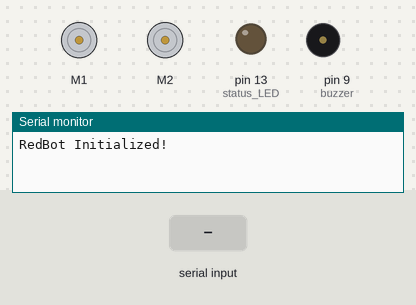
Recording of a sketch running on a simulated Arduino Uno, built with avr-gcc and run on an emulated ATmega328P. On the bench: 2 × DC motor (green arrow = forward, orange = backward, longer = faster), output pins drawn as LEDs (lit = HIGH), buzzer (waves = sounding), the last lines printed to the serial monitor. The test bench sets the inputs (shaded band).

Above: at 1.6 s.
1.7 s: "A" received over Serial
At 2.6 s:
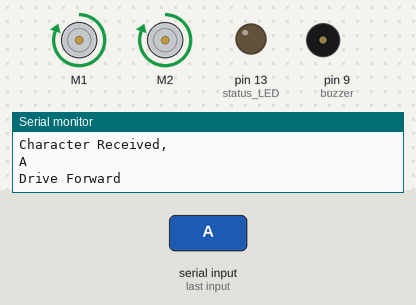
3.2 s: "B" received over the second serial link
At 3.7 s:
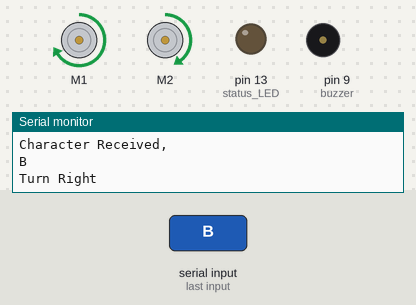
4.7 s: "C" received over Serial
At 5.9 s:
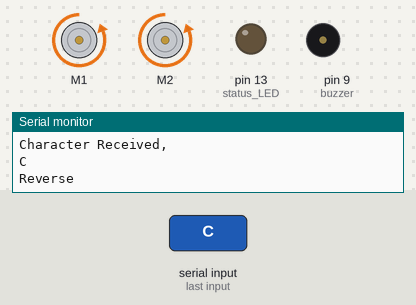
6.2 s: "D" received over the second serial link
At 7.2 s:
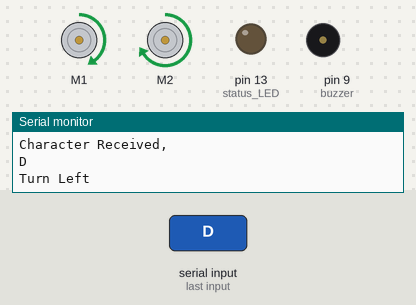
7.7 s: "J" received over Serial
At 8.4 s:
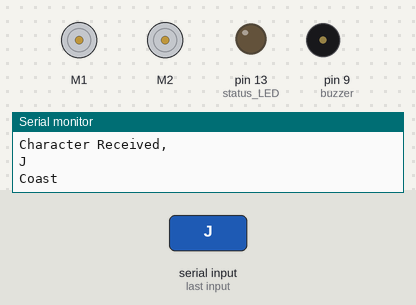
9.2 s: "X" received over the second serial link
At 9.42 s:
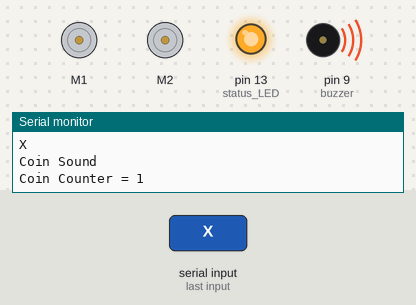
Timing chart, 0 to 12.1 s (numbered marks = the images above; inputs shaded):
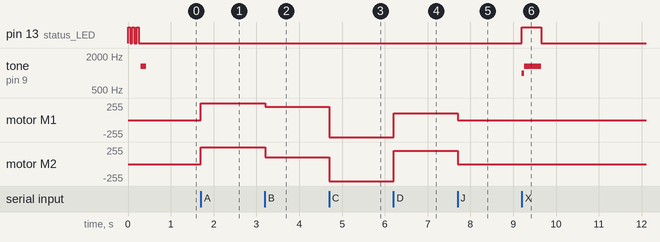

Measured:
- after the input at 1.7 s, motor M1, motor M2: stopped → forward 255/255 at once
- after the input at 3.2 s, motor M1: forward 255/255 → forward 199/255 at once; motor M2: forward 255/255 → forward 99/255 at once
- after the input at 4.7 s, motor M1: forward 199/255 → backward 255/255 at once; motor M2: forward 99/255 → backward 255/255 at once
- after the input at 6.2 s, motor M1: backward 255/255 → forward 99/255 at once; motor M2: backward 255/255 → forward 199/255 at once
- after the input at 7.7 s, motor M1: forward 99/255 → stopped at once; motor M2: forward 199/255 → stopped at once
- after the input at 9.2 s, pin 13 (status_LED): LOW → HIGH at once, → LOW 0.45 s later; tone on pin 9 (buzzer): silent → 988 Hz at once, → 1319 Hz 0.05 s later, → silent 0.40 s later

The sketch:

4_2_Full_Robot_Control_ATmega328P_Audio.ino
```cpp
// (licence header left out)
#include "pitches.h" //include pitches.h from tab

#include <RedBot.h>  //include RedBot library
RedBotMotors motors; //make instance of RedBot

char c_data;  // variable for holding incoming data from XBee to Arduino

// We'll use RedBot SoftwareSerial to communicate with the XBee:
// For Atmega328P's
// XBee's DOUT (TX) is connected to pin 14 (Arduino's Software RX)
// XBee's DIN (RX) is connected to pin 15 (Arduino's Software TX)
#include <RedBotSoftwareSerial.h>
RedBotSoftwareSerial RedBotXBee; //make instance of Software Serial, pins     defined already in modified Software Serial Library

//LED to check if the LED is initialized.
const int status_LED = 13;
int coin_counter = 0;//counter for coins and 1-up

void setup() {
  // Set up both ports at 9600 baud. This value is most important
  // for the XBee. Make sure the baud rate matches the config
  // setting of your XBee.
  RedBotXBee.begin(9600);// Initialize SW for XBee for receiving serial
  Serial.begin(9600);// Initialize HW for Serial Monitor for DEBUGGING

  //Status LED to see if the RedBot is initializing
  pinMode(status_LED, OUTPUT);
  for (int i = 0; i < 3; i++) {
    digitalWrite(status_LED, HIGH);//set Status LED on
    delay(50);
    digitalWrite(status_LED, LOW); //set Status LED off
    delay(50);
  }

  pinMode(9, OUTPUT); //buzzer

  tone(9, NOTE_E6, 125);
  delay(130);
  noTone(9);

  Serial.println("RedBot Initialized!");
}//end setup

void loop() {

  if (RedBotXBee.available() || Serial.available()) {
    if (RedBotXBee.available()) {
      c_data = RedBotXBee.read();//store received value from XBee into variable
    }

    else if (Serial.available()) {
      c_data = Serial.read();//store received value from Serial Monitor into variable
    }

    Serial.println("Character Received, ");
    Serial.write(c_data);//send it out to serial monitor
    Serial.println();
    digitalWrite(status_LED, HIGH); //turn ON Status LED
    //delayMicroseconds(500);//add short delay for LED for feedback, this can be commented out if it is affecting performance

    if (c_data == 'A') {
      Serial.println("Drive Forward");
      RedBotXBee.write('A');
      digitalWrite(status_LED, HIGH); //turn ON Status LED

      motors.drive(255); //forward
    }
    else if (c_data == 'B') {
      Serial.println("Turn Right");
      RedBotXBee.write('B');
      digitalWrite(status_LED, HIGH); //turn ON Status LED

      motors.leftMotor(-200); // Turn on left motor power (motorPower = )
      motors.rightMotor(100); // Turn on right motor power (motorPower = )
    }
    else if (c_data == 'C') {
      Serial.println("Reverse");
      RedBotXBee.write('C');
      digitalWrite(status_LED, HIGH); //turn ON Status LED

      motors.drive(-255); //reverse
    }
    else if (c_data == 'D') {
      Serial.println("Turn Left");
      RedBotXBee.write('D');
      digitalWrite(status_LED, HIGH); //turn ON Status LED

      motors.leftMotor(-100); // Turn on left motor power (motorPower = )
      motors.rightMotor(200); // Turn on right motor power (motorPower = )
    }
    else if (c_data == 'J') {
      Serial.println("Coast");
      RedBotXBee.write('J');
      digitalWrite(status_LED, HIGH); //turn ON Status LED
      motors.coast();
    }
    else if (c_data == 'K') {
      Serial.println("Stop");
      RedBotXBee.write('K');
      digitalWrite(status_LED, HIGH); //turn ON Status LED
      motors.stop();
    }
    else if (c_data == 'X') {
      // Play coin sound
      Serial.println("Coin Sound");


      if (coin_counter < 100) {
        coin_counter = coin_counter + 1; //add 1 coin
        Serial.print("Coin Counter = ");
        Serial.println(coin_counter);
        RedBotXBee.write('X');

        digitalWrite(status_LED, HIGH);  // turn the LED on

        tone(9, NOTE_B5, 100);
        delay(50);
        tone(9, NOTE_E6, 850);
        delay(400);
        noTone(9);
      }
      else if (coin_counter <= 100) {
        coin_counter = 0;//set back coins to 0;

        Serial.print("100 Coins Received! 1-Up");
        Serial.print("Coin Counter reset to = ");
        Serial.println(coin_counter);
        RedBotXBee.write('X');
        digitalWrite(status_LED, HIGH); //turn ON Status LED


        tone(9, NOTE_E6, 125);
        delay(130);
        tone(9, NOTE_G6, 125);
        delay(130);
        tone(9, NOTE_E7, 125);
        delay(130);
        tone(9, NOTE_C7, 125);
        delay(130);
        tone(9, NOTE_D7, 125);
        delay(130);
        tone(9, NOTE_G7, 125);
        delay(125);
        noTone(9);
      }

    }
    else if (c_data == 'Y') {
      // Play coin sound
      Serial.println("Fireball Sound");
      RedBotXBee.write('Y');

      digitalWrite(status_LED, HIGH); //turn ON Status LED

      // Play Fireball sound
      tone(9, NOTE_G4, 35);
      delay(35);
      tone(9, NOTE_G5, 35);
      delay(35);
      tone(9, NOTE_G6, 35);
      delay(35);
      noTone(9);
    }
  }

  //delay(100); // short pause so we are not constantly receiving characters
  digitalWrite(status_LED, LOW); //turn OFF Status LED
}//end loop
```

pitches.h
```cpp
/*************************************************
 * Public Constants
 *************************************************/

#define NOTE_B0  31
#define NOTE_C1  33
#define NOTE_CS1 35
#define NOTE_D1  37
#define NOTE_DS1 39
#define NOTE_E1  41
#define NOTE_F1  44
#define NOTE_FS1 46
#define NOTE_G1  49
#define NOTE_GS1 52
#define NOTE_A1  55
#define NOTE_AS1 58
#define NOTE_B1  62
#define NOTE_C2  65
#define NOTE_CS2 69
#define NOTE_D2  73
#define NOTE_DS2 78
#define NOTE_E2  82
#define NOTE_F2  87
#define NOTE_FS2 93
#define NOTE_G2  98
#define NOTE_GS2 104
#define NOTE_A2  110
#define NOTE_AS2 117
#define NOTE_B2  123
#define NOTE_C3  131
#define NOTE_CS3 139
#define NOTE_D3  147
#define NOTE_DS3 156
#define NOTE_E3  165
#define NOTE_F3  175
#define NOTE_FS3 185
#define NOTE_G3  196
#define NOTE_GS3 208
#define NOTE_A3  220
#define NOTE_AS3 233
#define NOTE_B3  247
#define NOTE_C4  262
#define NOTE_CS4 277
#define NOTE_D4  294
#define NOTE_DS4 311
#define NOTE_E4  330
#define NOTE_F4  349
#define NOTE_FS4 370
#define NOTE_G4  392
#define NOTE_GS4 415
#define NOTE_A4  440
#define NOTE_AS4 466
#define NOTE_B4  494
#define NOTE_C5  523
#define NOTE_CS5 554
#define NOTE_D5  587
#define NOTE_DS5 622
#define NOTE_E5  659
#define NOTE_F5  698
#define NOTE_FS5 740
#define NOTE_G5  784
#define NOTE_GS5 831
#define NOTE_A5  880
#define NOTE_AS5 932
#define NOTE_B5  988
#define NOTE_C6  1047
#define NOTE_CS6 1109
#define NOTE_D6  1175
#define NOTE_DS6 1245
#define NOTE_E6  1319
#define NOTE_F6  1397
#define NOTE_FS6 1480
#define NOTE_G6  1568
#define NOTE_GS6 1661
#define NOTE_A6  1760
#define NOTE_AS6 1865
#define NOTE_B6  1976
#define NOTE_C7  2093
#define NOTE_CS7 2217
#define NOTE_D7  2349
#define NOTE_DS7 2489
#define NOTE_E7  2637
#define NOTE_F7  2794
#define NOTE_FS7 2960
#define NOTE_G7  3136
#define NOTE_GS7 3322
#define NOTE_A7  3520
#define NOTE_AS7 3729
#define NOTE_B7  3951
#define NOTE_C8  4186
#define NOTE_CS8 4435
#define NOTE_D8  4699
#define NOTE_DS8 4978
```
